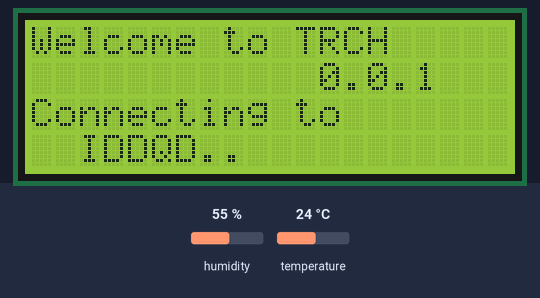
Bench run of a sketch on a simulated ESP8266 (NodeMCU). Parts: 20×4 character LCD. The test bench sets the inputs (shaded band); at power-on: humidity 55 %, temperature 24 °C. WiFi joins after 1.5 s; servers stay silent unless stated; uploads are accepted with an empty reply; what the sketch prints to the serial monitor is not drawn.

Above: at 2.2 s.
At 5.7 s:
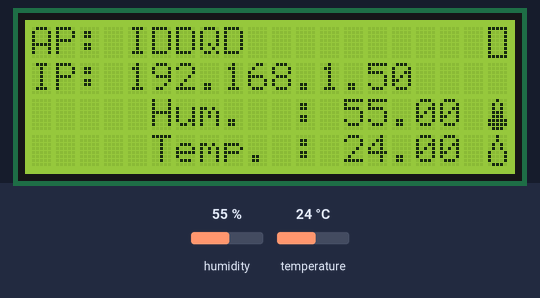
5.8 s: humidity set to 22 %
At 11.3 s:
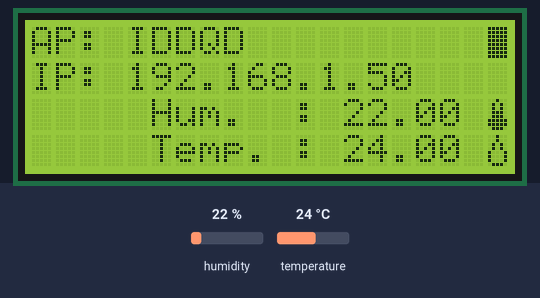
12.5 s: temperature set to 12 °C
At 16.3 s:
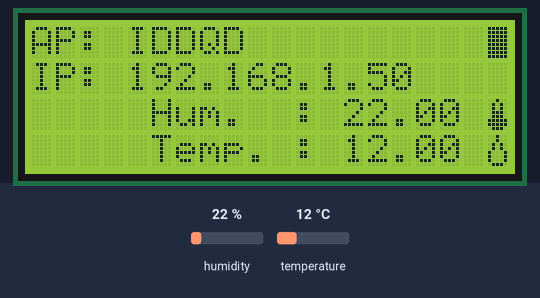
19.2 s: humidity set to 40 %
At 21.3 s:
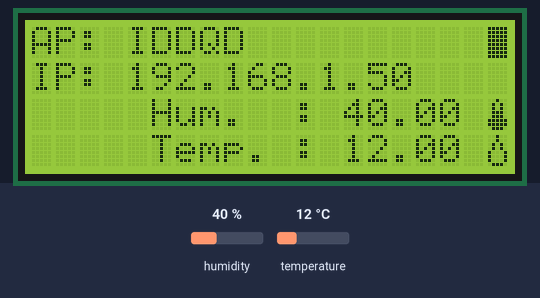
25.9 s: temperature set to 19 °C
Timing chart, 0 to 28.9 s (numbered marks = the images above; inputs shaded):
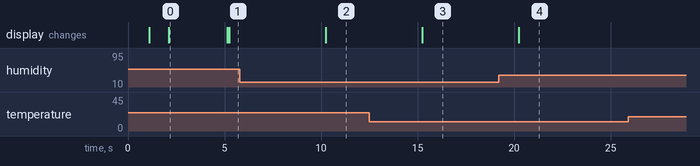

Measured:
- after the input at 5.8 s, the display: changes after 4.4 s (image 2)
- after the input at 12.5 s, the display: changes after 2.7 s (image 3)
- after the input at 19.2 s, the display: changes after 1.0 s (image 4)

The sketch:

sketch.ino
```cpp
#include "SHT21.h"
#include <ESP8266WiFi.h>
#include <Wire.h>
#include <hd44780.h>
#include <hd44780ioClass/hd44780_I2Cexp.h>
extern "C" {
  #include "user_interface.h"
}

os_timer_t myTimer;
hd44780_I2Cexp lcd;
SHT21 sht;

const int LCD_COLS = 20;
const int LCD_ROWS = 4;

const char* VERSION  = "0.0.1";
const char* SSID     = "IDDQD";
const char* PASSWORD = "0RT0zQgfObk4";

const char* HOST  = "192.168.1.106";
const int   PORT  = 3000;
const char* KEY   = "de41cdd4-df60-4522-95ae-ba9042ff8773";
const int   DELAY = 5000;


bool tickOccured = false;
bool connStatus  = false;

byte termometer[8]= {
  B00100,
  B01010,
  B01010,
  B01110,
  B01110,
  B11111,
  B11111,
  B01110
};

byte drop[8]= {
  B00100,
  B00100,
  B01010,
  B01010,
  B10001,
  B10001,
  B10001,
  B01110
};

byte connError[8] = {
  B11111,
  B10001,
  B10001,
  B10001,
  B10001,
  B10001,
  B10001,
  B11111
};

byte connSuccess[8] = {
  B11111,
  B11111,
  B11111,
  B11111,
  B11111,
  B11111,
  B11111,
  B11111
};


void setup() {
  // We start by connecting to a WiFi network
  WiFi.mode(WIFI_STA);
  WiFi.begin(SSID, PASSWORD);
  int status = lcd.begin(LCD_COLS, LCD_ROWS);
	if(status) {
		status = -status; // convert negative status value to positive number
		hd44780::fatalError(status); // does not return
	}
  printWelcome();
  Serial.begin(115200);
  sht.begin();
  os_timer_setfn(&myTimer, timerCallback, NULL);
  os_timer_arm(&myTimer, DELAY, true);


  while (WiFi.status() != WL_CONNECTED) {
    delay(1000);
    lcd.print(".");
  }
}

void timerCallback(void *pArg) {
  tickOccured = true;
}

void setChars() {
  lcd.createChar(1, termometer);
  lcd.createChar(2, drop);
  lcd.createChar(3, connSuccess);
  lcd.createChar(4, connError);
}

void printWelcome() {
  lcd.clear();
  lcd.setCursor(0, 0);
  lcd.print("Welcome to TRCH");
  lcd.setCursor(12, 1);
  lcd.print(VERSION);
  lcd.setCursor(0, 2);
  lcd.print("Connecting to ");
  lcd.setCursor(2, 3);
  lcd.print(SSID);
}

void printInfoLCD(float tc, float rh) {
  lcd.clear();
  lcd.setCursor(0, 0);
  lcd.print(String("AP: ") + SSID);
  lcd.setCursor(0, 1);
  lcd.print(String("IP: ") + WiFi.localIP().toString());
  lcd.setCursor(5, 2);
  lcd.print(String("Hum.  : ") + rh + " \1");
  lcd.setCursor(5, 3);
  lcd.print(String("Temp. : ") + tc + " \2");
  lcd.setCursor(19, 0);
  if(connStatus) {
    lcd.print("\3");
  } else {
    lcd.print("\4");
  }
}

void netRequest(float tc, float rh) {
  // Use WiFiClient class to create TCP connections
  WiFiClient client;
  if (!client.connect(HOST, PORT)) {
    Serial.println("connection failed");
    connStatus = false;
    return;
  }

  // We now create a URI for the request
  String url = "/api/collect";
  url += "?uuid=";
  url += KEY;
  url += "&tc=";
  url += tc;
  url += "&rh=";
  url += rh;

  Serial.print("Requesting URL: ");
  Serial.println(url);

  // This will send the request to the server
  client.print(String("GET ") + url + " HTTP/1.1\r\n" +
               "Host: " + HOST + "\r\n" +
               "Origin: " + "http://localhost:8080/" + "\r\n" +
               "Connection: close\r\n\r\n");
  unsigned long timeout = millis();
  while (client.available() == 0) {
    if (millis() - timeout > 1000) {
      Serial.println(">>> Client Timeout !");
      connStatus = false;
      client.stop();
      return;
    }
  }
  connStatus = true;
}

void handlePeriodic() {
  if(tickOccured) {
    setChars();
    float tc = sht.getTemperature();
    float rh = sht.getHumidity();
    printInfoLCD(tc, rh);
    netRequest(tc, rh);
  }
  tickOccured = false;
}

void loop() {
  handlePeriodic();
}
```
